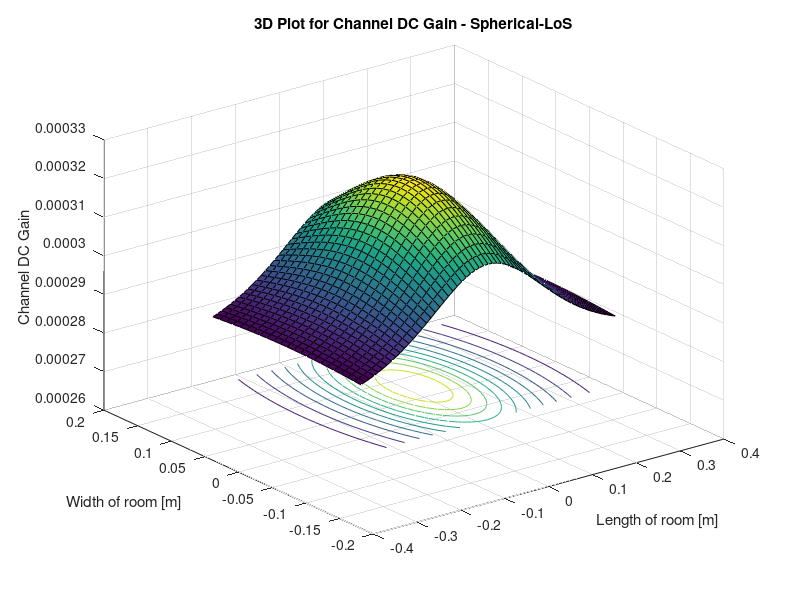
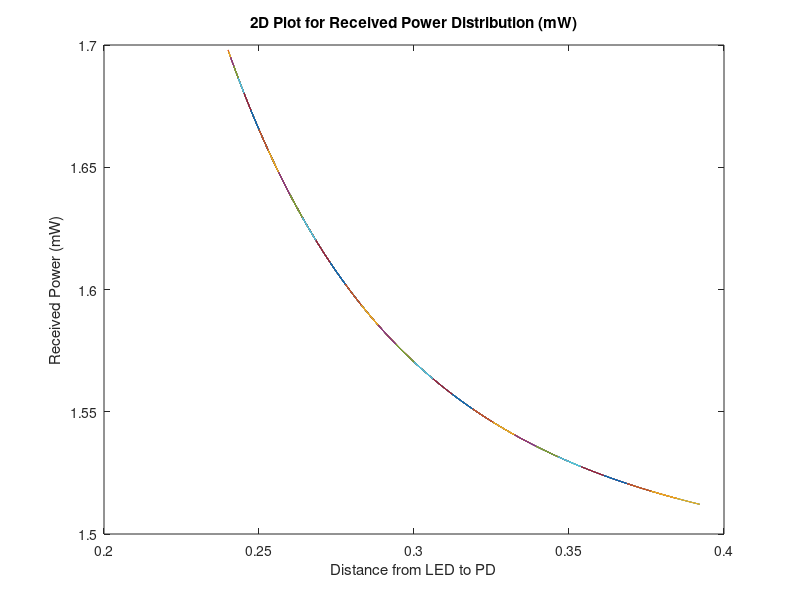

These charts were generated, in order, by the following MATLAB code:
%Parameters
phi = 60;
m=- log(2)/log(cosd(phi));
P_LED= 5250;
Arx= 7.45E-6;
Ts= 1;
%index= 1.5;
FOV= 55;
Ar=2.2E-6;
p=0.9;
Aroom=0.07015;

G_Con= 1;

lx=0.58; ly=0.22; lz=0.24;
h=lz;
[XT,YT]= meshgrid(0,0);

Nx = lx*100; Ny= ly*100;
x=-lx/2:lx/Nx:lx/2;
y=-ly/2:ly/Ny:ly/2;
[XR, YR] = meshgrid(x, y); 
D= sqrt((XR-XT).^2+ (YR-YT).^2+h^2);
cos_irradiance_angle = h./D; 
cos_incidence_angle = h./D;

HLOS=((m+1)*Arx*(cos_irradiance_angle.^m).*Ts.*G_Con.*cos_incidence_angle)./(2*pi.*D.^2);
Hdiff=(Ar*p)/(Aroom*(1-p));
Htotal=(HLOS+Hdiff);
P_rx=P_LED.*Htotal;
P_rx(find(abs(acosd(cos_incidence_angle))> FOV)) = 0; 
P_rx_total =(P_rx);
% P_rx_initial =P_rx;
% %P_rx_final =P_rx - (9.69-119.*D+680.*(D.^(2))-1768.*(D.^(3))+1733.*(D.^(4)));
% P_rx_final =P_rx - (-3.1+57.*D-224.*(D.^(2))+282.*(D.^(3)));
%P_rx_final =P_rx - (3.5-12.8.*D+20.*(D.^(2)));
%P_rx_dBm=(10*log10(P_rx));

figure(1)
surfc(x,y,Htotal);
xlabel('Length of room [m]')
ylabel('Width of room [m]' )
zlabel('Channel DC Gain' )
hold on
title('3D Plot for Channel DC Gain - Spherical-LoS' )

% figure(2)
% plot(D,P_rx_initial)
% xlabel('Distance from LED to PD')
% ylabel('Received Power (mW)')
% title('3D Plot for Received Power Distribution Initially (mW)' ) 
% 
% figure(3)
% plot(D,P_rx_final)
% xlabel('Distance from LED to PD')
% ylabel('Received Power (mW)')
% title('3D Plot for Received Power Distribution (mW)-Modeltuned for actual Received Power' )

figure(3)
plot(D,P_rx_total)
xlabel('Distance from LED to PD')
ylabel('Received Power (mW)')
title('2D Plot for Received Power Distribution (mW)')
